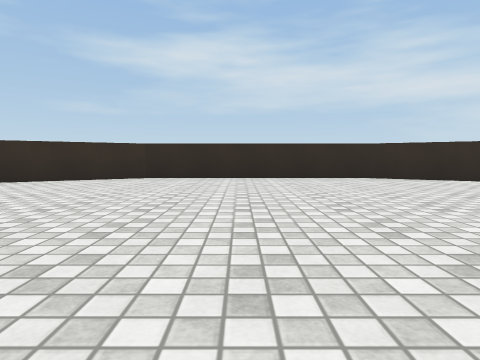
[1] (above)

19 first-person views from a walk through a 3-D level made in the Unity game engine. The camera is 0.58 m above the floor, tilts 4° down and sees 75° across. The floor is counted in squares, 1 m on a side. Each view is taken from the middle of a square. On the plan, view 1 faces up. The plan holds only what a view shows up to about 9 squares ahead; the rest is blank. Surface patterns are stand-ins for the level's own textures.

[2]
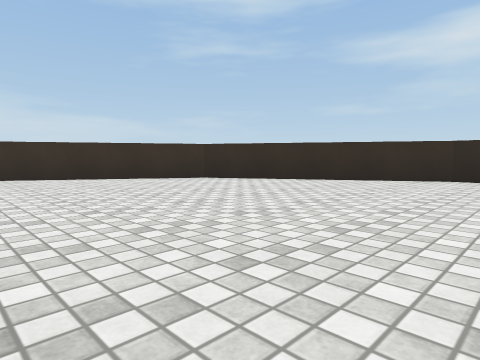

[3]
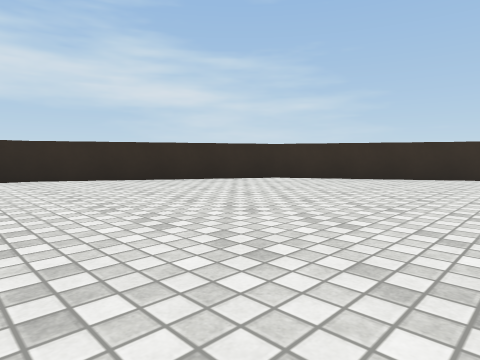

[4]
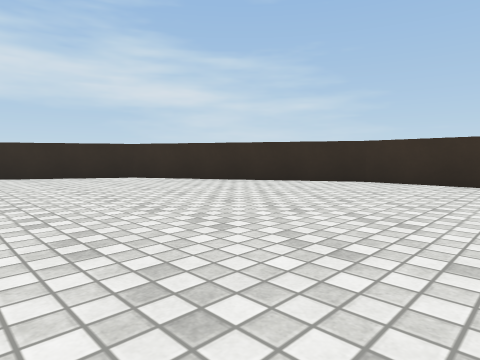

[5]
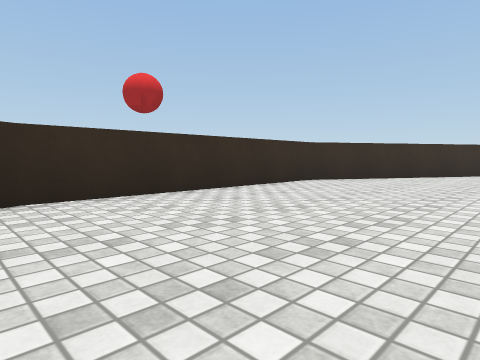

[6]
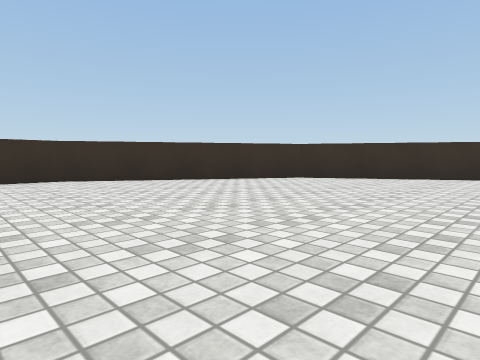

[7]
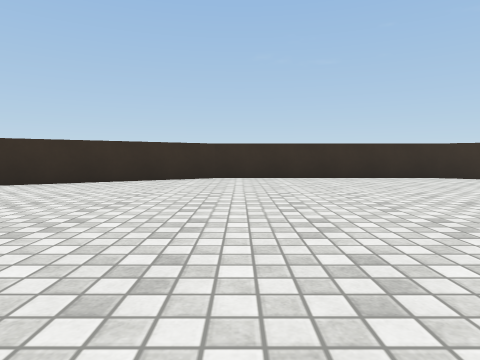

[8]
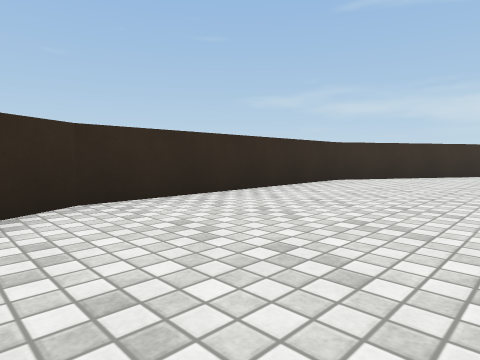

[9]
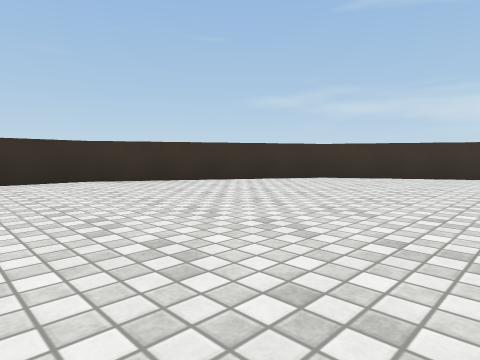

[10]
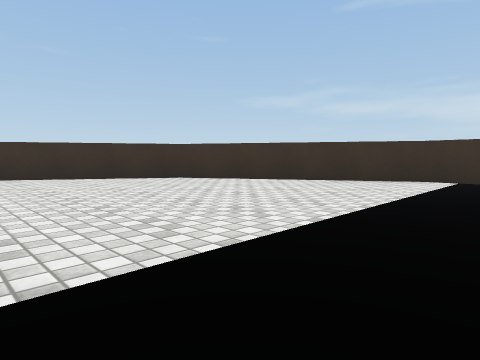

[11]
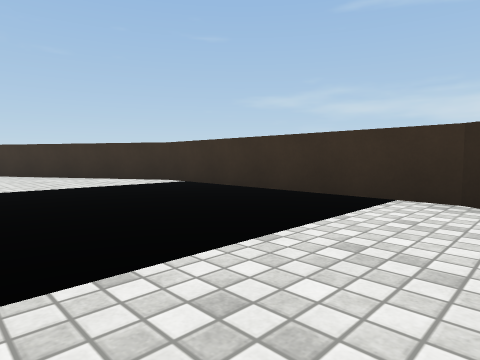

[12]
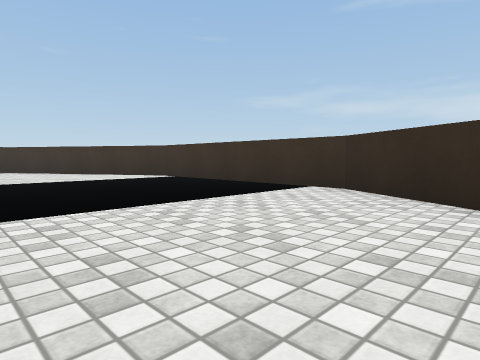

[13]
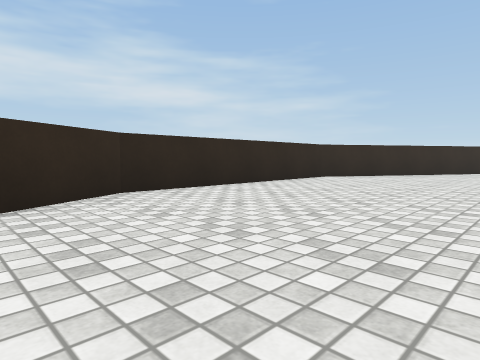

[14]
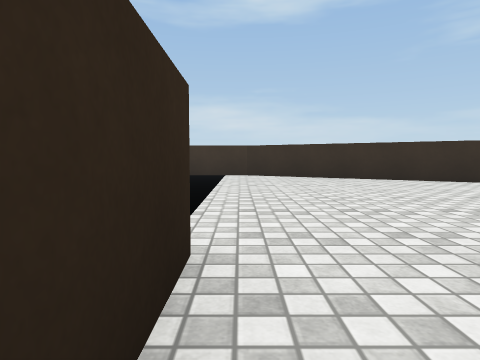

[15]
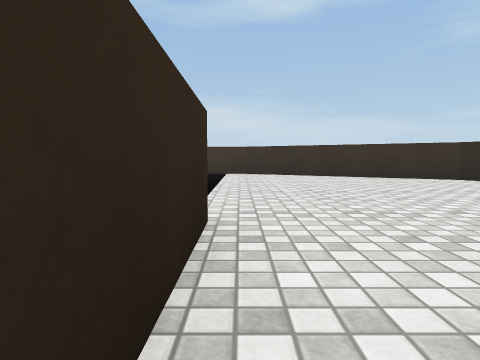

[16]
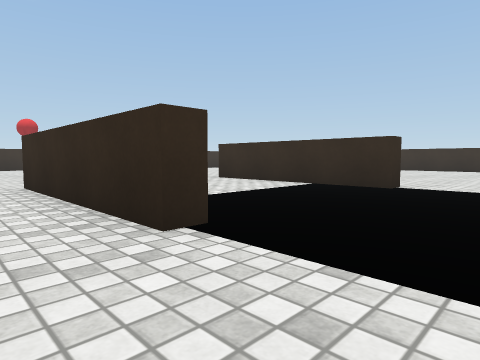

[17]
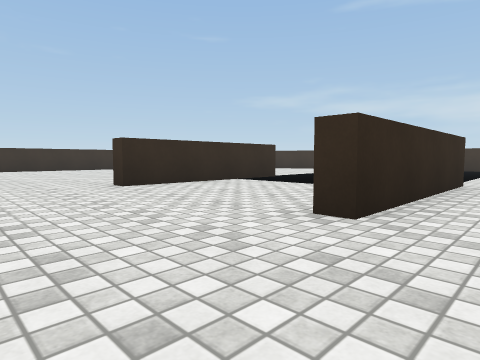

[18]
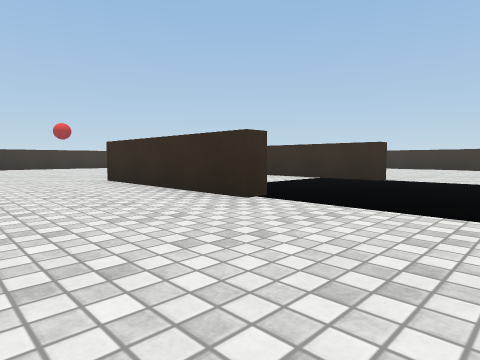

[19]
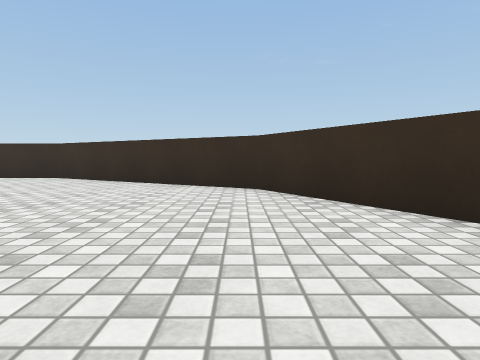

### Floor plan
Points are (right, up) in squares from view 1. A wall is a line through its corners. A room is listed if a view was taken in it or the views show most of it. See-through windows are left out.
Room 1 (views 1, 2, 3, 4, 5, 6, 7, 8, 9, 10, 11, 12, 13, 14, 15, 16, 17, 18, 19)
walls: (-2.8, -0.9) (-2.8, -0.3) (2.2, -0.3) (2.2, -0.9); (-2.8, -5.8) (-2.8, -5.3) (2.2, -5.3) (2.2, -5.8); (9.9, -10.9) (12.6, -6.2) (12.6, 0.2) (9.9, 4.9); (8.5, 6.3) (3.7, 9.1) (-2.7, 9.1) (-8.3, 5.8) (-11.6, 0.2) (-11.6, -6.2) (-8.3, -11.8) (-2.7, -15.1) (3.7, -15.1) (8.4, -12.4)

Where each view was taken, in squares from view 1:
view 1: 0 up, 0 right, facing up
view 2: 0 up, 1 left, facing up-left
view 3: 0 up, 2 right, facing up-right
view 4: 3 down, 5 right, facing up-right
view 5: 1 up, 8 right, facing down-right
view 6: 4 down, 4 right, facing down-right
view 7: 6 down, 3 right, facing down
view 8: 11 down, 5 right, facing down-left
view 9: 7 down, 0 right, facing down-left
view 10: 4 down, 3 left, facing down-left
view 11: 1 up, 7 left, facing down-left
view 12: 3 up, 6 left, facing down-left
view 13: 4 up, 5 left, facing up-right
view 14: 0 up, 1 left, facing left
view 15: 0 up, 0 right, facing left
view 16: 1 up, 5 left, facing down-right
view 17: 1 up, 5 right, facing down-left
view 18: 3 up, 6 left, facing down-right
view 19: 6 down, 8 left, facing down
